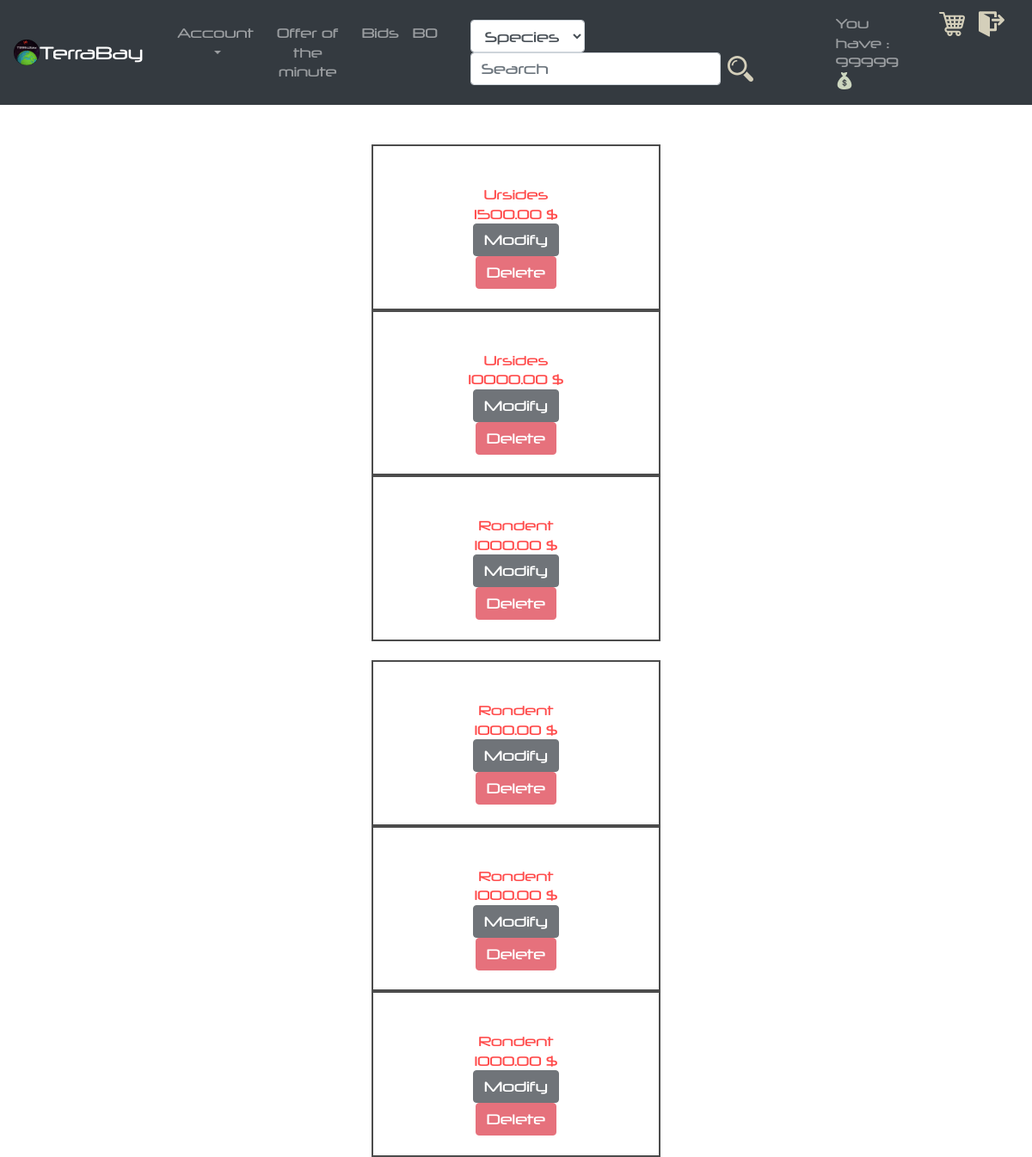
The page /controller/my_article.php (signed in) on the database its author committed.
### tables this page shows
CREATE TABLE IF NOT EXISTS `articles` (
  `id_article` INT(11) NOT NULL AUTO_INCREMENT,
  `id_specie` INT(11) NULL DEFAULT NULL,
  `id_user` INT(11) NOT NULL,
  `description` VARCHAR(45) NOT NULL,
  `unit_price` DECIMAL(65,2) NOT NULL,
  `stock` INT(11) NOT NULL,
  `gender` ENUM('0', '1', '2') NULL DEFAULT NULL,
  `diet` ENUM('vegie', 'carnivorous', 'omnivorous') NOT NULL,
  `weight` DECIMAL(7,2) NULL DEFAULT NULL,
  `size` DECIMAL(5,2) NOT NULL,
  `color` VARCHAR(45) NOT NULL,
  `age` INT(11) NULL DEFAULT NULL,
  `status` ENUM('available', 'unavailable', 'bid') NOT NULL,
  `photo_path` VARCHAR(100) NULL,
  PRIMARY KEY (`id_article`),
  CONSTRAINT `articles_ibfk_1`
    FOREIGN KEY (`id_specie`)
    REFERENCES `species` (`id_specie`)
    ON DELETE CASCADE
    ON UPDATE CASCADE,
  CONSTRAINT `articles_ibfk_2`
    FOREIGN KEY (`id_user`)
    REFERENCES `users` (`id_user`)
    ON DELETE CASCADE
    ON UPDATE CASCADE);

CREATE TABLE IF NOT EXISTS `species` (
  `id_specie` INT(11) NOT NULL AUTO_INCREMENT,
  `name` VARCHAR(45) NOT NULL,
  PRIMARY KEY (`id_specie`));

### model/my_article.php (called while the page is built, shortened)
<?php
	require_once("../controller/db_connexion.php");
	$sql ='select id_user from users where pseudo = "'.$_SESSION['pseudo'].'"';
	$req = $db_connexion->query($sql);
	$id = $req->fetch();
	$sql = 'select id_article, unit_price, species.name from users inner join articles on users.id_user = articles.id_user inner join species on articles.id_specie = species.id_specie where users.id_user = "'.$id['id_user'].'"';
	$req = $db_connexion->query($sql);
	$i=0;
	while ($row = $req->fetch()){
		$data[$i]=$row;
		$i++;
	}
?>

### view/my_article.php (the view, shortened to what this page needs)
<?php
	echo "<h2><center>Your articles</h2></center>";
?>
<div id="box3">
<?php
	if (isset($data)) {
		$x=0;
		for ($i=0; $i <count($data) ; $i++) {
			echo "<center><div class='col-sm-3' style='background-color:white; opacity:0.7; color:red; border:solid black 2px ;overflow: hidden;max-width: 336px; '><br>";
			echo "<br>".$data[$i]['name']."<br>".$data[$i]['unit_price']." $<br>
			<form action='../controller/modify_article.php?id=".$data[$i]['id_article']."' method='POST'>
			<input type='submit' class='btn btn-dark' style='background-color:dark;'  value='Modify'></form>
			<form action='../controller/delete_article.php?id=".$data[$i]['id_article']."' method='POST'>
			<input type='submit' class='btn btn-danger' style='background-color:dark;' value='Delete'></form><br>
			</div></center>";
			$x++;
			if ( $x === 3 ){
				echo "<br>";
			}
		}
	} else {
		echo "<div id='box'><br>You don't had any article !<br>Click <a href='../controller/add_article_display.php'>here</a> to add one .<br><br></div>";
	}
?>
</div>
</body>
</html>

### controller/my_article.php (shortened to what this page needs)
<?php
	if (empty($_SESSION["pseudo"])){
		header("location:../index.php");
	}else{
		include("../view/header.php");
		require_once("../model/my_article.php");
		require_once("../view/my_article.php");
	}
?>

### view/header.php (shortened to what this page needs)
<!DOCTYPE html>
<html>
  <head>
    <link rel="stylesheet" href="../view/css/bootstrap/bootstrap.css" >
    <link rel="stylesheet" href="../view/css/style.css">
  </head>
  <body>
    <nav class="navbar navbar-expand-lg navbar-dark bg-dark">
      <a class="navbar-brand" href="../controller/home_controller.php">
      <img src="../view/images/logo.png" width="30" height="30" class="d-inline-block align-top" alt="">TerraBay</a>
      <div class="collapse navbar-collapse row ml-3" id="navbarSupportedContent">
        <ul class="navbar-nav mr-auto col-lg-4 text-center">
          <li class="nav-item dropdown">
            <a class="nav-link dropdown-toggle" href="../controller/home_controller.php" id="navbarDropdown" role="button" data-toggle="dropdown" aria-haspopup="true" aria-expanded="false">Account</a>
          </li>
          <li class="nav-item"><a class="nav-link" href="../controller/offer_of_the_hour_controller.php">Offer of the minute</a></li>
          <li class="nav-item"><a class="nav-link" href="../controller/controller_bids.php">Bids</a></li>
          <?php
            if (isset($_SESSION['admin'])) {
               echo "<li class='nav-item'><a class='nav-link' href='../controller/backoffice_controller.php'>BO</a></li>";
            }
          ?>
        </ul>
        <form class="form-inline col-lg-5 text-center" action="../controller/home_controller.php?go=search" method="post">
          <select class="form-control"><option>Species</option></select>
          <input class="form-control mr-sm-2" type="search" placeholder="Search" aria-label="Search" name="search">
          <input type="image" src="../view/images/search.svg"  name="search" alt="Supprimer" width="30" height="30">
        </form>
        <div class="collapse navbar-collapse col-lg-3 mr-auto" id="navbarSupportedContent">
          <ul class="navbar-nav mr-auto float-right">
            <li class="nav-item"><a class="nav-link mr-4" href="../controller/controller_monney.php"> You have : <?php echo round($_SESSION['monney'])." "; ?><img src="../view/images/monney.svg" width="20" height="20" class="d-inline-block align-top" alt=""></a></li>
            <a class="navbar-brand ml-2" href="../controller/caddy_controller.php">
            <img src="../view/images/caddy.svg" width="30" height="30" class="d-inline-block align-top" alt=""></a>
            <a class="navbar-brand ml" href="../controller/disconnect.php">
            <img src="../view/images/disconnect.svg" width="30" height="30" class="d-inline-block align-top" alt=""></a>
          </ul>
        </div>
    </nav>

### view/css/style.css (style rules this page uses)
body { background-image: url("../../view/images/background1.jpg"); background-size: 100%; color : white; overflow-X:hidden; font-family: "neuropol"; font-size: 15px; background-attachment: fixed; }
h2 { font-family: "telemarines"; }

### rows shown on the page
articles: id_specie.name "Ursides", unit_price "1500.00"
articles: id_specie.name "Ursides", unit_price "10000.00"
articles: id_specie.name "Rondent", unit_price "1000.00"
articles: id_specie.name "Rondent", unit_price "1000.00"
articles: id_specie.name "Rondent", unit_price "1000.00"
articles: id_specie.name "Rondent", unit_price "1000.00"

### other values the page prints
$_SESSION['monney'] "99999"
